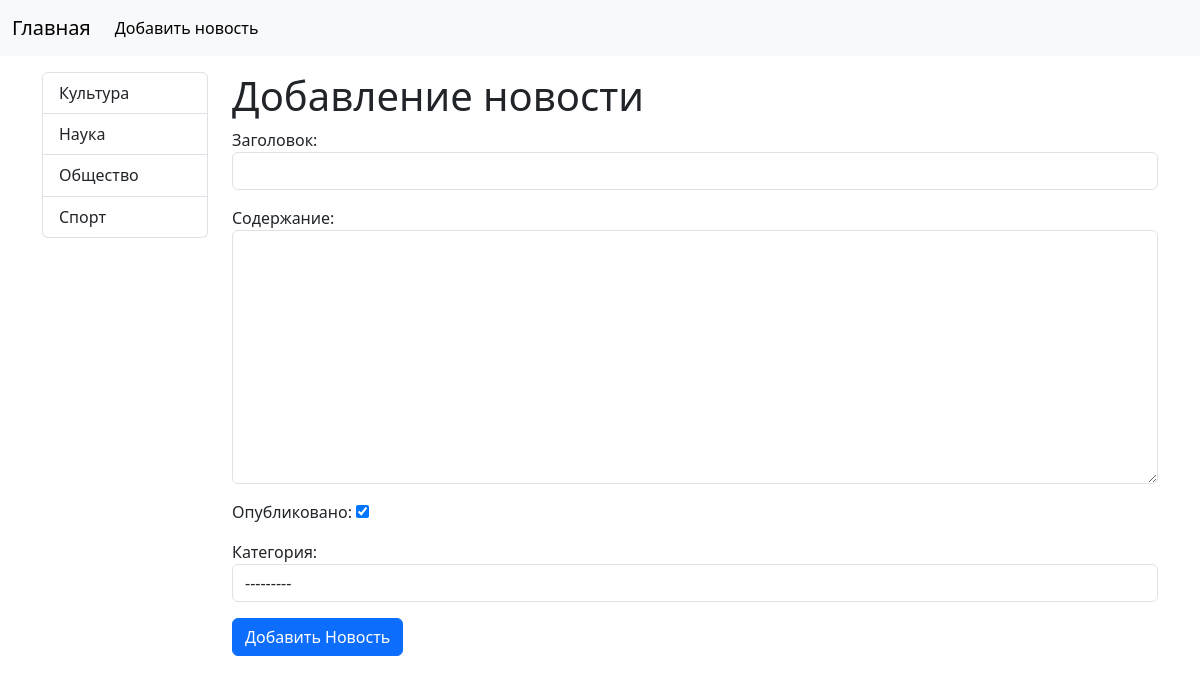
The page /news/add_news/ (signed in) on the database its author committed.
### news/models.py (models this page shows)
class Category(models.Model):
    title = models.CharField(max_length=80, db_index=True)
    def get_absolute_url(self):
        return reverse('category', kwargs={"category_id": self.pk})
    def __str__(self):
        return self.title
    class Meta:
        verbose_name = "Категория"
        verbose_name_plural = "Категории"
        ordering = ['title']

### news/views.py (the view)
# urls.py: path('news/add_news/', CreateNews.as_view(), name='add_news'),
class CreateNews(LoginRequiredMixin, CreateView):
    form_class = NewsForm
    template_name = 'news/add_news.html'
    login_url = '/admin/'

### news/forms.py (shortened to what this page needs)
class NewsForm(forms.ModelForm):
    class Meta:
        model = News
        fields = ['title', 'content', 'is_published', 'category']
        widgets = {
            'title': forms.TextInput(attrs={"class": "form-control"}),
            'content': forms.Textarea(
                attrs={"class": "form-control", 'rows': 10}),
            'category': forms.Select(attrs={"class": "form-control"}),
        }

### news/templatetags/news_tags.py (called while the page is built)
@register.inclusion_tag('news/list_categories.html')
def show_categories():
    categories = Category.objects.annotate(cnt=Count('news')).filter(cnt__gt=0)
    return {"categories": categories}

### news/templates/news/add_news.html (shortened to what this page needs)
{% extends 'base.html' %}
{% block sidebar %}
{% include 'inc/_sidebar.html' %}
{% endblock sidebar %}
{% block content %}
<h1> Добавление новости </h1>
<form action="{%url 'add_news'%}" method="post">
    {{ form.as_p }}
    <button type="submit" class="btn btn-primary btn-block">Добавить Новость
    </button>
</form>
{% endblock content %}

### news/templates/news/list_categories.html
<div class="list-group">
    {% for item in categories %}
    <a href="{{ item.get_absolute_url }} "
       class="list-group-item list-group-item-action" aria-current="true">
        {{ item }}
        <span class="badge badge-primary badge-pill badge-align-right">{{ item.cnt }}</span>
    </a>
    {% endfor %}
</div>

### rows shown on the page
Category: title "Культура"
Category: title "Наука"
Category: title "Общество"
Category: title "Спорт"
